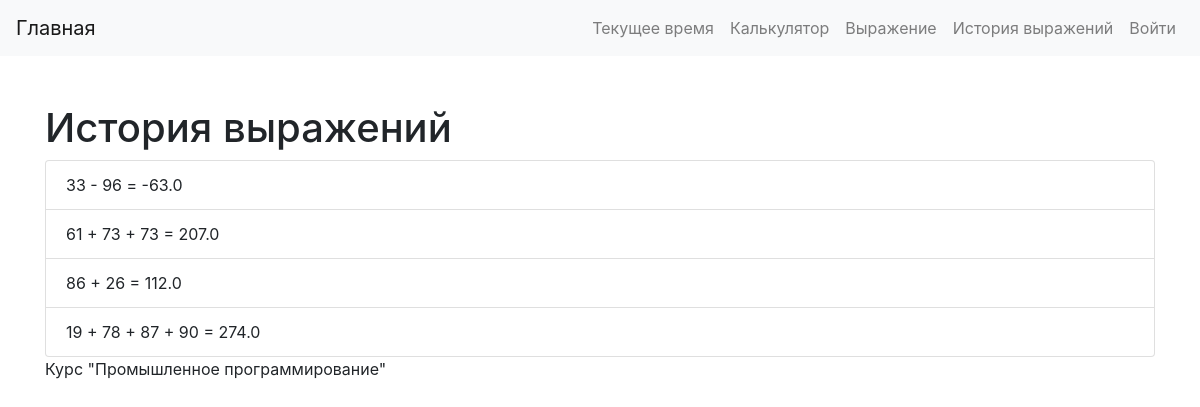
Before: /history/ with the older database file.
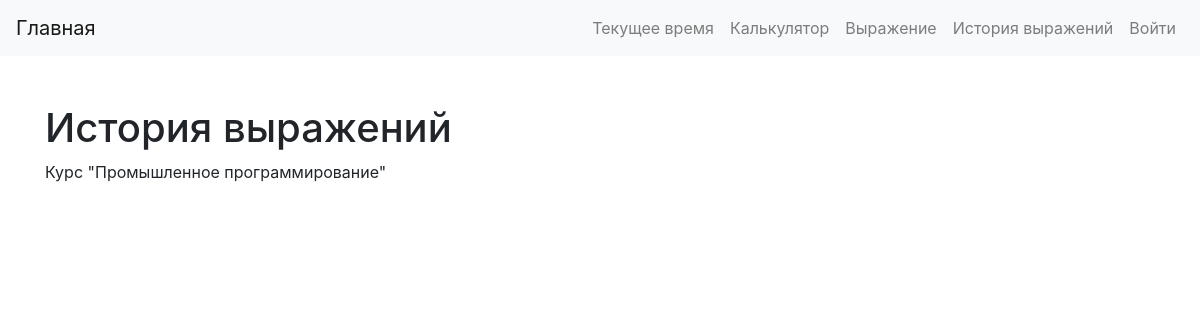
After: the same page with the newer database file.
### main/models.py (models this page shows)
class Calculation(models.Model):
    expression = models.CharField(max_length=255)
    result = models.FloatField()
    created_at = models.DateTimeField(auto_now_add=True)

### main/views.py (the view)
# urls.py: path('history/', views.history_view, name='history'),
def history_view(request):
    calculations = Calculation.objects.all().order_by('-created_at')
    context = {
        'course': 'Курс "Промышленное программирование"',
        'calculations': calculations,
    }
    return render(request, 'history.html', context)

### main/templates/history.html (shortened to what this page needs)
{% extends 'base.html' %}
{% block content %}
<h1 class="mt-5">История выражений</h1>
<ul class="list-group">
    {% for calculation in calculations %}
    <li class="list-group-item">{{ calculation.expression }} = {{ calculation.result }}</li>
    {% endfor %}
</ul>
<p>{{ course }}</p>
{% endblock %}

Changed rows visible on the page:
removed Calculation: expression "33 - 96", result "-63.0"
removed Calculation: expression "61 + 73 + 73", result "207.0"
removed Calculation: expression "86 + 26", result "112.0"
removed Calculation: expression "19 + 78 + 87 + 90", result "274.0"
